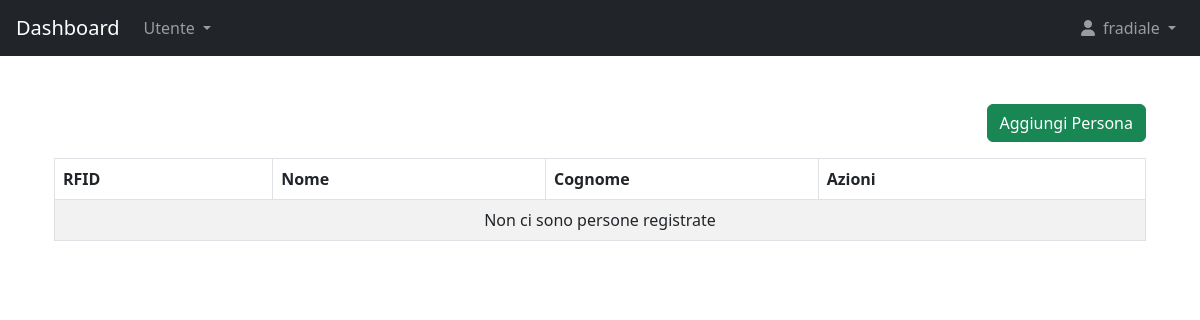
Before: /accounts/user_management/ (signed in) with the older database file.
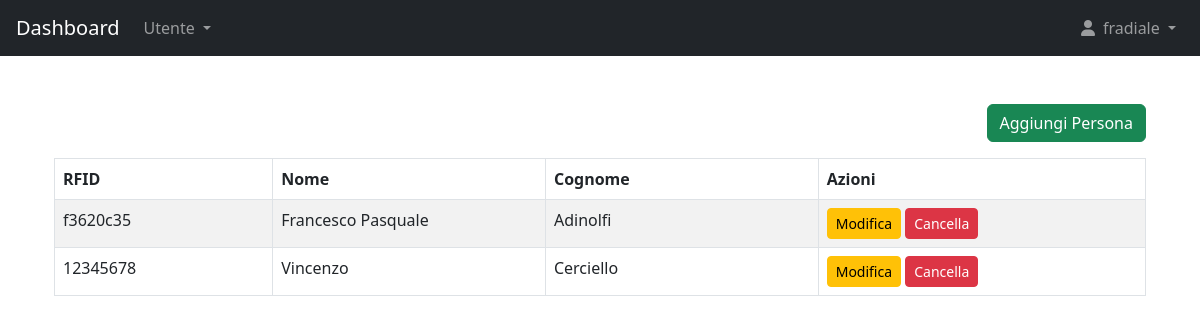
After: the same page with the newer database file.
### accounts/models.py (models this page shows, shortened)
class Person(models.Model):
    rfid = models.CharField(max_length=255, unique=True)
    first_name = models.CharField(max_length=255)
    last_name = models.CharField(max_length=255)

### accounts/views.py (the view)
# urls.py: path('user_management/', views.user_management_view, name='user_management'),
@login_required
def user_management_view(request):
    people = Person.objects.all()
    return render(request, 'accounts/user_management.html', {'people': people})

### accounts/templates/accounts/user_management.html (shortened to what this page needs)
{% extends 'dashboard.html' %}
{% block content %}
  <div class="container mt-5">
    <button class="btn btn-success mb-3 float-end" data-bs-toggle="modal" data-bs-target="#addPersonModal">Aggiungi Persona</button>
    <table class="table table-bordered table-striped">
      <thead>
        <tr>
          <th style="width: 20%;">RFID</th>
          <th style="width: 25%;">Nome</th>
          <th style="width: 25%;">Cognome</th>
          <th>Azioni</th>
        </tr>
      </thead>
      <tbody id="personTableBody">
        {% if people %}
          {% for person in people %}
            <tr id="person-row-{{ person.id }}">
              <td>{{ person.rfid }}</td>
              <td>{{ person.first_name }}</td>
              <td>{{ person.last_name }}</td>
              <td>
                <button class="btn btn-warning btn-sm" data-bs-toggle="modal" data-bs-target="#editPersonModal" data-id="{{ person.id }}" data-rfid="{{ person.rfid }}" data-first-name="{{ person.first_name }}" data-last-name="{{ person.last_name }}">Modifica</button>
                <button class="btn btn-danger btn-sm" data-bs-toggle="modal" data-bs-target="#deletePersonModal" data-id="{{ person.id }}">Cancella</button>
              </td>
            </tr>
          {% endfor %}
        {% else %}
          <tr>
            <td colspan="4" class="text-center">Non ci sono persone registrate</td>
          </tr>
        {% endif %}
      </tbody>
    </table>
  </div>
{% endblock %}

### accounts/templates/dashboard.html (shortened to what this page needs)
<!DOCTYPE html>
<html lang="it">
<head>
    <link href="https://cdn.jsdelivr.net/npm/bootstrap@5.3.0-alpha1/dist/css/bootstrap.min.css" rel="stylesheet">
    <link href="https://cdnjs.cloudflare.com/ajax/libs/font-awesome/6.0.0-beta3/css/all.min.css" rel="stylesheet">
</head>
<body>
    <nav class="navbar navbar-expand-lg navbar-dark bg-dark px-3">
        <a class="navbar-brand" href="{% url 'user_management' %}">Dashboard</a>
        <div class="collapse navbar-collapse">
            <ul class="navbar-nav mr-auto">
                <li class="nav-item dropdown">
                    <a class="nav-link dropdown-toggle" href="#" id="utenteDropdown" role="button" data-bs-toggle="dropdown" aria-expanded="false">
                        Utente
                    </a>
                </li>
            </ul>
            <ul class="navbar-nav ms-auto">
                {% if user.is_authenticated %}
                    <li class="nav-item dropdown">
                        <a class="nav-link dropdown-toggle" href="#" id="userDropdown" role="button" data-bs-toggle="dropdown" aria-expanded="false">
                            <i class="fas fa-user me-2"></i>{{ user.username }}
                        </a>
                    </li>
                {% else %}
                    <li class="nav-item">
                        <a class="nav-link" href="{% url 'login' %}">Login</a>
                    </li>
                {% endif %}
            </ul>
        </div>
    </nav>
    <div class="container mt-5">
        {% block content %}{% endblock %}
    </div>
</body>
</html>

Changed rows visible on the page:
added Person: rfid "f3620c35", first_name "Francesco Pasquale", last_name "Adinolfi"
added Person: rfid "12345678", first_name "Vincenzo", last_name "Cerciello"
Other visible differences:
text no longer shown: "Non ci sono persone registrate"
